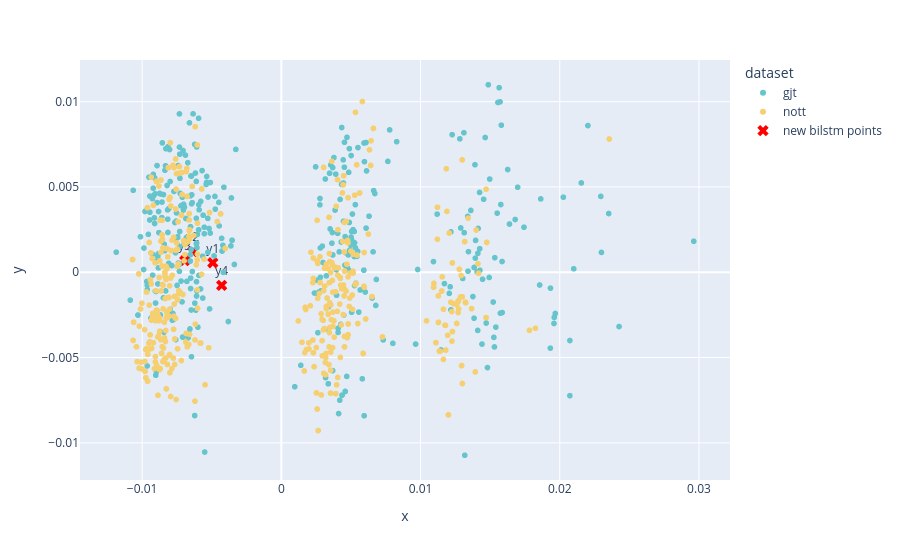

Notebook code for this chart:
### Code cell
# chords_list = [metadata[i]['chords'] for i in range(len(y_graph))]
df_bilstm = pd.DataFrame({
    'x': y_bilstm[:,0],
    'y': y_bilstm[:,1],
    'chords': chords_list,
    'dataset': datasets_list
})
fig = px.scatter(
    data_frame=df_bilstm,
    x='x',
    y='y',
    color='dataset',
    color_discrete_sequence=px.colors.qualitative.Pastel,
    hover_data=['chords']
)
fig.add_trace(go.Scatter(
    x=new_bilstm_2d[:, 0],
    y=new_bilstm_2d[:, 1],
    mode='markers+text',
    marker=dict(color='red', size=10, symbol='x'),
    text=['y1', 'y2', 'y3', 'y4'],
    hovertext=[
        in_seq_1.replace(';','<br>').replace('b_', '<br>b_'),
        in_seq_2.replace(';','<br>').replace('b_', '<br>b_'),
        in_seq_3.replace(';','<br>').replace('b_', '<br>b_'),
        in_seq_4.replace(';','<br>').replace('b_', '<br>b_'),
    ],
    hoverinfo='text',
    textposition='top center',
    name='new bilstm points'
))
fig.show()

# fig = px.scatter(
#     data_frame=df,
#     x='x',
#     y='y',
#     hover_data=['chords']
# )
# fig.show()

### Figure 1 — Plotly figure (JSON) as saved in the notebook; plotly's stock layout.template omitted (floating-point values rounded to 4 significant figures; data arrays with more than 128 entries replaced by an {"elided": "..."} marker saying what was removed)
{"data": [{"customdata": {"elided": "390x1 str values"}, "hovertemplate": "dataset=gjt<br>x=%{x}<br>y=%{y}<br>chords=%{customdata[0]}<extra></extra>", "legendgroup": "gjt", "marker": {"color": "rgb(102, 197, 204)", "symbol": "circle"}, "mode": "markers", "name": "gjt", "showlegend": true, "type": "scattergl", "x": {"elided": "390 float values"}, "xaxis": "x", "y": {"elided": "390 float values"}, "yaxis": "y"}, {"customdata": {"elided": "664x1 str values"}, "hovertemplate": "dataset=nott<br>x=%{x}<br>y=%{y}<br>chords=%{customdata[0]}<extra></extra>", "legendgroup": "nott", "marker": {"color": "rgb(246, 207, 113)", "symbol": "circle"}, "mode": "markers", "name": "nott", "showlegend": true, "type": "scattergl", "x": {"elided": "664 float values"}, "xaxis": "x", "y": {"elided": "664 float values"}, "yaxis": "y"}, {"hoverinfo": "text", "hovertext": ["<br>b_D:7(b9)_@2<br>G:maj_@2", "<br>b_D:9_@2<br>G:maj_@2", "<br>b_F#:hdim7_@2<br>G:maj_@2", "<br>b_G#:7_@2<br>G:maj_@2"], "marker": {"color": "red", "size": 10, "symbol": "x"}, "mode": "markers+text", "name": "new bilstm points", "text": ["y1", "y2", "y3", "y4"], "textposition": "top center", "type": "scatter", "x": [-0.004924, -0.00637, -0.00694, -0.004287], "y": [0.0005558, 0.001207, 0.0006767, -0.0007669]}], "layout": {"legend": {"title": {"text": "dataset"}, "tracegroupgap": 0}, "margin": {"t": 60}, "xaxis": {"anchor": "y", "domain": [0, 1], "title": {"text": "x"}}, "yaxis": {"anchor": "x", "domain": [0, 1], "title": {"text": "y"}}}}
